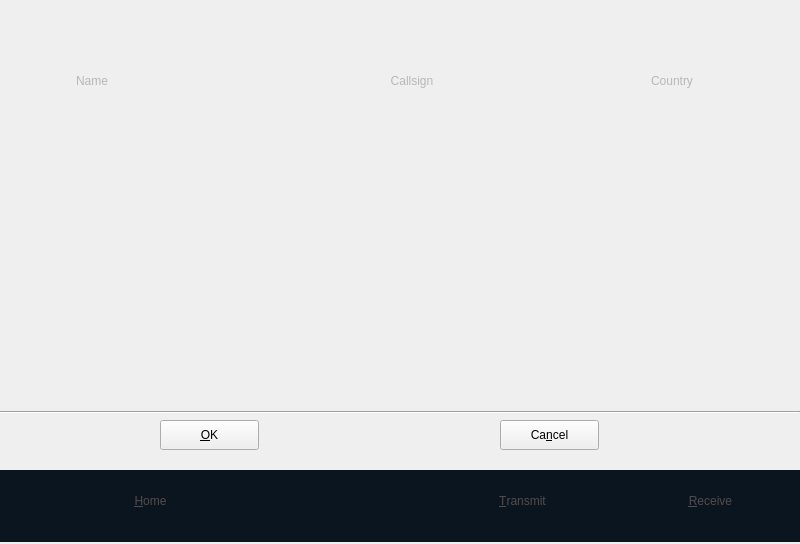
<?xml version="1.0" encoding="UTF-8"?>
<ui version="4.0">
 <class>StationSelectView</class>
 <widget class="QWidget" name="StationSelectView">
  <property name="geometry">
   <rect>
    <x>0</x>
    <y>0</y>
    <width>800</width>
    <height>544</height>
   </rect>
  </property>
  <property name="windowTitle">
   <string>Form</string>
  </property>
  <widget class="TitleWidget" name="tiltewidget" native="true">
   <property name="geometry">
    <rect>
     <x>0</x>
     <y>0</y>
     <width>800</width>
     <height>45</height>
    </rect>
   </property>
  </widget>
  <widget class="QPushButton" name="cancelBtn">
   <property name="geometry">
    <rect>
     <x>500</x>
     <y>420</y>
     <width>99</width>
     <height>30</height>
    </rect>
   </property>
   <property name="focusPolicy">
    <enum>Qt::NoFocus</enum>
   </property>
   <property name="styleSheet">
    <string notr="true">QPushButton:focus{
    color:white;
}

</string>
   </property>
   <property name="text">
    <string>Ca&amp;ncel</string>
   </property>
   <property name="icon">
    <iconset resource="../../resources/nbdp.qrc">
     <normaloff>:/images/cancel</normaloff>:/images/cancel</iconset>
   </property>
  </widget>
  <widget class="QPushButton" name="okBtn">
   <property name="geometry">
    <rect>
     <x>160</x>
     <y>420</y>
     <width>99</width>
     <height>30</height>
    </rect>
   </property>
   <property name="focusPolicy">
    <enum>Qt::NoFocus</enum>
   </property>
   <property name="styleSheet">
    <string notr="true">QPushButton:focus{
    color:white;
}

</string>
   </property>
   <property name="text">
    <string>&amp;OK</string>
   </property>
   <property name="icon">
    <iconset resource="../../resources/nbdp.qrc">
     <normaloff>:/images/images/OK.png</normaloff>:/images/images/OK.png</iconset>
   </property>
  </widget>
  <widget class="QTableView" name="tableView">
   <property name="geometry">
    <rect>
     <x>0</x>
     <y>110</y>
     <width>800</width>
     <height>281</height>
    </rect>
   </property>
   <property name="focusPolicy">
    <enum>Qt::StrongFocus</enum>
   </property>
   <property name="styleSheet">
    <string notr="true"> color: gray;
background: transparent;
selection-background-color: qlineargradient(spread:pad, x1:0, y1:0, x2:0, y2:1, stop:0 rgba(48, 60, 76, 255), stop:1 rgba(7, 61, 82, 255));
selection-color: rgb(255, 255, 255);
font: 16pt &quot;Ubuntu&quot;;
    border:none;
</string>
   </property>
   <property name="verticalScrollBarPolicy">
    <enum>Qt::ScrollBarAlwaysOff</enum>
   </property>
   <property name="horizontalScrollBarPolicy">
    <enum>Qt::ScrollBarAlwaysOff</enum>
   </property>
   <property name="autoScroll">
    <bool>true</bool>
   </property>
   <property name="editTriggers">
    <set>QAbstractItemView::NoEditTriggers</set>
   </property>
   <property name="tabKeyNavigation">
    <bool>false</bool>
   </property>
   <property name="showGrid">
    <bool>false</bool>
   </property>
   <property name="wordWrap">
    <bool>true</bool>
   </property>
   <attribute name="horizontalHeaderVisible">
    <bool>false</bool>
   </attribute>
   <attribute name="verticalHeaderDefaultSectionSize">
    <number>40</number>
   </attribute>
  </widget>
  <widget class="QPushButton" name="arrowDownButton">
   <property name="geometry">
    <rect>
     <x>450</x>
     <y>390</y>
     <width>30</width>
     <height>15</height>
    </rect>
   </property>
   <property name="focusPolicy">
    <enum>Qt::NoFocus</enum>
   </property>
   <property name="autoFillBackground">
    <bool>false</bool>
   </property>
   <property name="styleSheet">
    <string notr="true">    border: none;
background-image: url(:/images/Arrow_down_gray);
selection-background-color: url(:/images/Arrow_down_white);</string>
   </property>
   <property name="text">
    <string/>
   </property>
  </widget>
  <widget class="QPushButton" name="arrowUpButton">
   <property name="geometry">
    <rect>
     <x>370</x>
     <y>390</y>
     <width>30</width>
     <height>15</height>
    </rect>
   </property>
   <property name="focusPolicy">
    <enum>Qt::NoFocus</enum>
   </property>
   <property name="autoFillBackground">
    <bool>false</bool>
   </property>
   <property name="styleSheet">
    <string notr="true">    border: none;
background-image: url(:/images/Arrow_up_gray);
selection-background-color: url(:/images/Arrow_up_white);</string>
   </property>
   <property name="text">
    <string/>
   </property>
  </widget>
  <widget class="QLabel" name="callsignLabel">
   <property name="geometry">
    <rect>
     <x>340</x>
     <y>50</y>
     <width>144</width>
     <height>61</height>
    </rect>
   </property>
   <property name="styleSheet">
    <string notr="true">background-image: url(:/images/Ellipse_144_61);
font: 20pt &quot;Ubuntu&quot;;
color: rgb(183, 183, 183);</string>
   </property>
   <property name="text">
    <string>Callsign</string>
   </property>
   <property name="alignment">
    <set>Qt::AlignCenter</set>
   </property>
  </widget>
  <widget class="QLabel" name="nameLabel">
   <property name="geometry">
    <rect>
     <x>20</x>
     <y>50</y>
     <width>144</width>
     <height>61</height>
    </rect>
   </property>
   <property name="styleSheet">
    <string notr="true">background-image: url(:/images/Ellipse_144_61);
font: 20pt &quot;Ubuntu&quot;;
color: rgb(183, 183, 183);</string>
   </property>
   <property name="text">
    <string>Name</string>
   </property>
   <property name="alignment">
    <set>Qt::AlignCenter</set>
   </property>
  </widget>
  <widget class="QLabel" name="countryLabel">
   <property name="geometry">
    <rect>
     <x>600</x>
     <y>50</y>
     <width>144</width>
     <height>61</height>
    </rect>
   </property>
   <property name="styleSheet">
    <string notr="true">background-image: url(:/images/Ellipse_144_61);
font: 20pt &quot;Ubuntu&quot;;
color: rgb(183, 183, 183);</string>
   </property>
   <property name="text">
    <string>Country</string>
   </property>
   <property name="alignment">
    <set>Qt::AlignCenter</set>
   </property>
  </widget>
  <widget class="QWidget" name="controlWidget" native="true">
   <property name="geometry">
    <rect>
     <x>0</x>
     <y>470</y>
     <width>800</width>
     <height>72</height>
    </rect>
   </property>
   <property name="autoFillBackground">
    <bool>false</bool>
   </property>
   <property name="styleSheet">
    <string notr="true"> background-color:rgb(10,21,31);</string>
   </property>
   <widget class="QToolButton" name="homeBtn">
    <property name="geometry">
     <rect>
      <x>80</x>
      <y>0</y>
      <width>141</width>
      <height>61</height>
     </rect>
    </property>
    <property name="focusPolicy">
     <enum>Qt::NoFocus</enum>
    </property>
    <property name="styleSheet">
     <string notr="true">QToolButton{
    border:none;
    outline: none;
    color:rgb(86, 74, 74);
     background: transparent;
	font: 18pt &quot;Ubuntu&quot;;

}
QToolButton:focus{
    color:white;

}

</string>
    </property>
    <property name="text">
     <string>&amp;Home</string>
    </property>
    <property name="icon">
     <iconset>
      <normalon>:/images/home_normal</normalon>
      <selectedoff>:/images/home_normal</selectedoff>
      <selectedon>:/images/home_hover</selectedon>
     </iconset>
    </property>
    <property name="iconSize">
     <size>
      <width>56</width>
      <height>42</height>
     </size>
    </property>
    <property name="popupMode">
     <enum>QToolButton::DelayedPopup</enum>
    </property>
    <property name="toolButtonStyle">
     <enum>Qt::ToolButtonTextBesideIcon</enum>
    </property>
   </widget>
   <widget class="QToolButton" name="receiveBtn">
    <property name="geometry">
     <rect>
      <x>640</x>
      <y>0</y>
      <width>141</width>
      <height>61</height>
     </rect>
    </property>
    <property name="focusPolicy">
     <enum>Qt::NoFocus</enum>
    </property>
    <property name="styleSheet">
     <string notr="true">QToolButton{
    border:none;
    outline: none;
    color:rgb(86, 74, 74);
     background: transparent;
	font: 18pt &quot;Ubuntu&quot;;

}
QToolButton:focus{
    color:white;

}

</string>
    </property>
    <property name="text">
     <string>&amp;Receive</string>
    </property>
    <property name="icon">
     <iconset>
      <normalon>:/images/images/Receive_Bnt_SelNo.png</normalon>
      <selectedoff>:/images/images/station_gray.png</selectedoff>
      <selectedon>:/images/images/individual_white.png</selectedon>
     </iconset>
    </property>
    <property name="iconSize">
     <size>
      <width>40</width>
      <height>40</height>
     </size>
    </property>
    <property name="popupMode">
     <enum>QToolButton::DelayedPopup</enum>
    </property>
    <property name="toolButtonStyle">
     <enum>Qt::ToolButtonTextBesideIcon</enum>
    </property>
   </widget>
   <widget class="QToolButton" name="callBtn">
    <property name="geometry">
     <rect>
      <x>450</x>
      <y>0</y>
      <width>145</width>
      <height>61</height>
     </rect>
    </property>
    <property name="focusPolicy">
     <enum>Qt::NoFocus</enum>
    </property>
    <property name="styleSheet">
     <string notr="true">QToolButton{
    border:none;
    outline: none;
    color:rgb(86, 74, 74);

     background: transparent;
	font: 18pt &quot;Ubuntu&quot;;

}
QToolButton:focus{
    color:white;

}

</string>
    </property>
    <property name="text">
     <string>&amp;Transmit</string>
    </property>
    <property name="icon">
     <iconset>
      <normalon>:/images/images/Call_Bnt_SelNo.png</normalon>
      <selectedoff>:/images/images/individual_gray.png</selectedoff>
      <selectedon>:/images/images/individual_white.png</selectedon>
     </iconset>
    </property>
    <property name="iconSize">
     <size>
      <width>40</width>
      <height>40</height>
     </size>
    </property>
    <property name="popupMode">
     <enum>QToolButton::DelayedPopup</enum>
    </property>
    <property name="toolButtonStyle">
     <enum>Qt::ToolButtonTextBesideIcon</enum>
    </property>
   </widget>
  </widget>
  <widget class="Line" name="Contactsline">
   <property name="geometry">
    <rect>
     <x>0</x>
     <y>410</y>
     <width>800</width>
     <height>5</height>
    </rect>
   </property>
   <property name="orientation">
    <enum>Qt::Horizontal</enum>
   </property>
  </widget>
 </widget>
 <customwidgets>
  <customwidget>
   <class>TitleWidget</class>
   <extends>QWidget</extends>
   <header>widgets/titlewidget.h</header>
   <container>1</container>
  </customwidget>
 </customwidgets>
 <resources>
  <include location="../../resources/nbdp.qrc"/>
 </resources>
 <connections/>
</ui>
